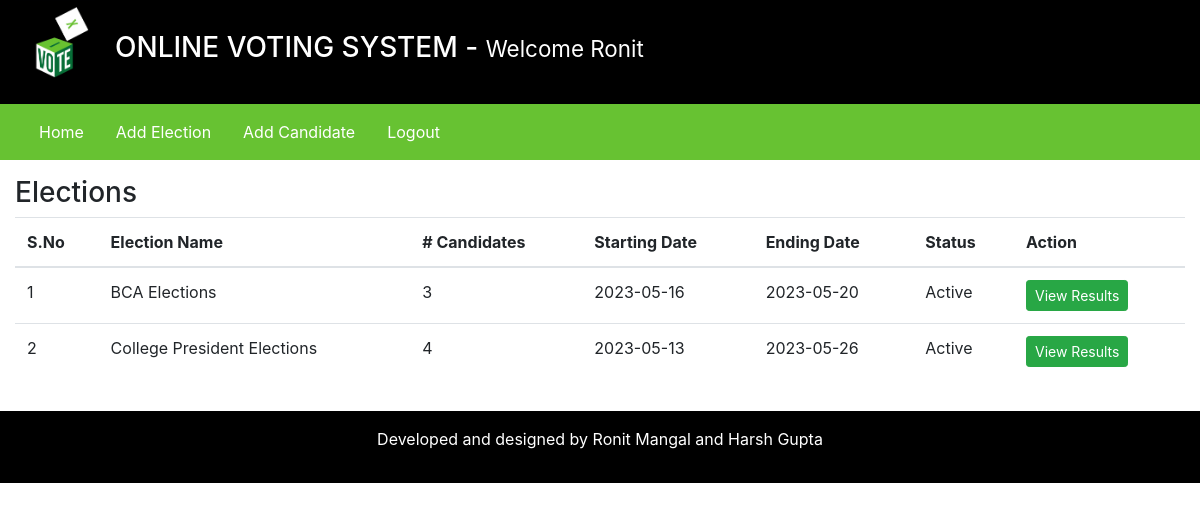
/admin/index.php?homepage=1 (signed in), run on the app's committed database.
### tables this page shows
CREATE TABLE `elections` (
  `id` int(11) NOT NULL,
  `election_topic` varchar(255) DEFAULT NULL,
  `no_of_candidates` int(11) DEFAULT NULL,
  `starting_date` date DEFAULT NULL,
  `ending_date` date DEFAULT NULL,
  `status` varchar(45) DEFAULT NULL,
  `inserted_by` varchar(255) DEFAULT NULL,
  `inserted_on` date DEFAULT NULL
);

### admin/inc/homepage.php (the view)
<div class="row my-3">
    <div class="col-12">
        <h3>Elections</h3>
        <table class="table">
            <thead>
                <tr>
                    <th scope="col">S.No</th>
                    <th scope="col">Election Name</th>
                    <th scope="col"># Candidates</th>
                    <th scope="col">Starting Date</th>
                    <th scope="col">Ending Date</th>
                    <th scope="col">Status </th>
                    <th scope="col">Action </th>
                </tr>
            </thead>
            <tbody>
                <?php
                    $fetchingData = mysqli_query($db, "SELECT * FROM elections") or die(mysqli_error($db));
                    $isAnyElectionAdded = mysqli_num_rows($fetchingData);
                    if($isAnyElectionAdded > 0)
                    {
                        $sno = 1;
                        while($row = mysqli_fetch_assoc($fetchingData))
                        {
                            $election_id = $row['id'];
                ?>
                            <tr>
                                <td><?php echo $sno++; ?></td>
                                <td><?php echo $row['election_topic']; ?></td>
                                <td><?php echo $row['no_of_candidates']; ?></td>
                                <td><?php echo $row['starting_date']; ?></td>
                                <td><?php echo $row['ending_date']; ?></td>
                                <td><?php echo $row['status']; ?></td>
                                <td>
                                    <a href="index.php?viewResult=<?php echo $election_id; ?>" class="btn btn-sm btn-success"> View Results </a>
                                </td>
                            </tr>
                <?php
                        }
                    }else {
            ?>
                        <tr>
                            <td colspan="7"> No any election is added yet. </td>
                        </tr>
            <?php
                    }
                ?>
            </tbody>
        </table>
    </div>
</div>

### data on the page
elections: election_topic "BCA Elections", no_of_candidates "3", starting_date "2023-05-16", ending_date "2023-05-20", status "Active"
elections: election_topic "College President Elections", no_of_candidates "4", starting_date "2023-05-13", ending_date "2023-05-26", status "Active"

### other printed values
$_SESSION['username'] "Ronit"
